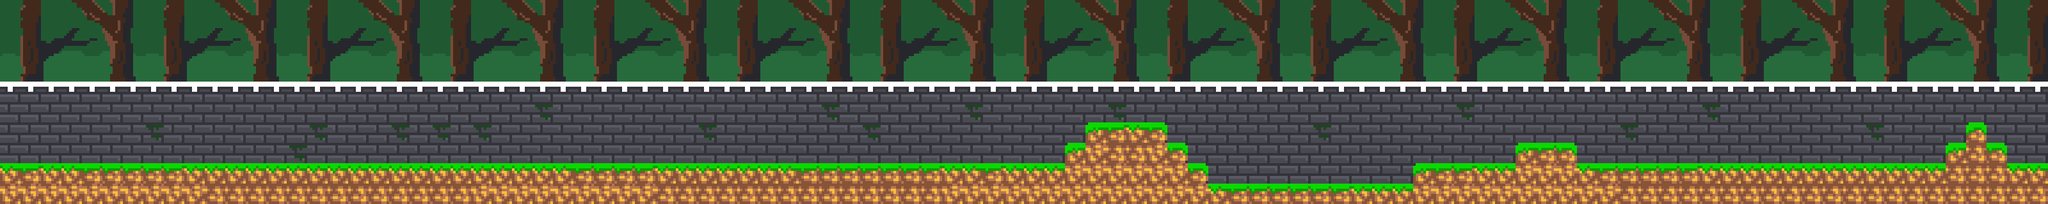

Below is a game level as drawn by its tile map, then a one-line description and the .tmx that defines it (tile-layer data replaced by summaries):
An orthogonal 100x10 tile map with 40x40 px tiles, 3 tile layers (trees, background, collisionLayer), 3 tilesets.

<map version="1.0" orientation="orthogonal" renderorder="right-down" width="100" height="10" tilewidth="40" tileheight="40" backgroundcolor="#006200" nextobjectid="1">
 <tileset firstgid="1" name="background" tilewidth="40" tileheight="40" spacing="5" margin="5" tilecount="117">
  <image source="../assets/background.png" trans="ffffff" width="410" height="590" />
 </tileset>
 <tileset firstgid="118" name="foreground" tilewidth="40" tileheight="40" spacing="5" margin="5" tilecount="117">
  <image source="../assets/foreground.png" trans="ffffff" width="410" height="590" />
 </tileset>
 <tileset firstgid="235" name="forrest" tilewidth="40" tileheight="40" spacing="5" margin="5" tilecount="35">
  <image source="../assets/forrestBackground.png" trans="ffffff" width="345" height="240" />
 </tileset>
 <layer name="trees" width="100" height="10">
  <data>[1000 cells, 500 non-empty, 35 distinct tile ids]</data>
 </layer>
 <layer name="background" width="100" height="10">
  <data>[1000 cells, 414 non-empty, 4 distinct tile ids]</data>
 </layer>
 <layer name="collisionLayer" width="100" height="10">
  <properties>
   <property name="collision" value="true" />
  </properties>
  <data>[1000 cells, 207 non-empty, 8 distinct tile ids]</data>
 </layer>
</map>